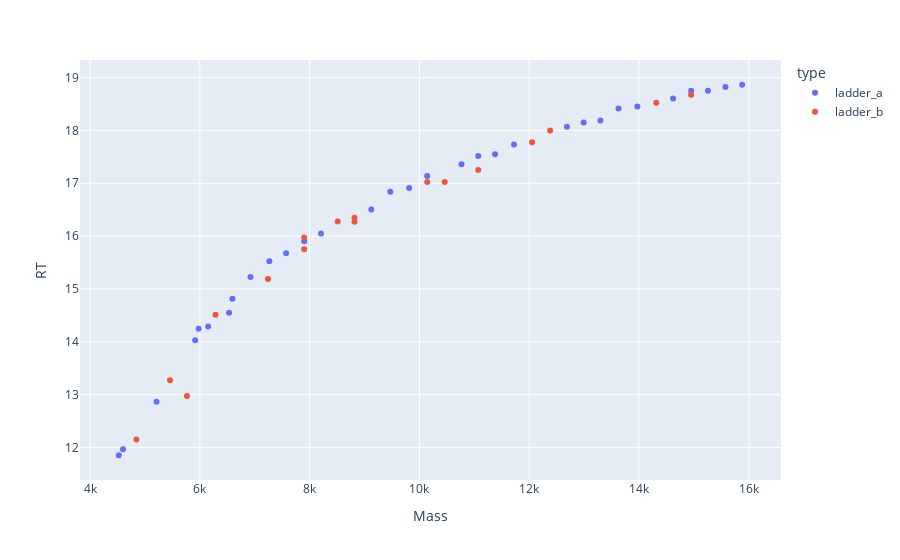

Notebook code cell kept with this figure:
### Code cell
plotly_zones(df_5p_skeleton, df_gap_dots_5p)

### Figure 1 — Plotly figure (JSON) as saved in the notebook; plotly's stock layout.template omitted (floating-point values rounded to 4 significant figures)
{"data": [{"hovertemplate": "type=ladder_a<br>Mass=%{x}<br>RT=%{y}<extra></extra>", "legendgroup": "ladder_a", "marker": {"color": "#636efa", "symbol": "circle"}, "mode": "markers", "name": "ladder_a", "orientation": "v", "showlegend": true, "type": "scatter", "x": [4523.0, 4600.0, 5210.0, 5914.0, 5977.0, 6151.0, 6533.0, 6593.0, 6922.0, 7266.0, 7571.0, 7901.0, 8206.0, 9123.0, 9468.0, 9813.0, 10140.0, 10770.0, 11070.0, 11380.0, 11720.0, 12690.0, 12990.0, 13300.0, 13630.0, 13970.0, 14620.0, 14950.0, 15260.0, 15580.0, 15880.0], "xaxis": "x", "y": [11.85, 11.97, 12.86, 14.03, 14.25, 14.29, 14.55, 14.82, 15.23, 15.53, 15.68, 15.9, 16.05, 16.5, 16.84, 16.91, 17.14, 17.36, 17.51, 17.55, 17.74, 18.07, 18.15, 18.19, 18.41, 18.46, 18.61, 18.75, 18.75, 18.82, 18.87], "yaxis": "y"}, {"hovertemplate": "type=ladder_b<br>Mass=%{x}<br>RT=%{y}<extra></extra>", "legendgroup": "ladder_b", "marker": {"color": "#EF553B", "symbol": "circle"}, "mode": "markers", "name": "ladder_b", "orientation": "v", "showlegend": true, "type": "scatter", "x": [5765.0, 4843.0, 5457.0, 6285.0, 7242.0, 7900.0, 7900.0, 8511.0, 8817.0, 8817.0, 10140.0, 10460.0, 11070.0, 12380.0, 12050.0, 14310.0, 14950.0], "xaxis": "x", "y": [12.98, 12.15, 13.27, 14.51, 15.19, 15.97, 15.75, 16.28, 16.35, 16.27, 17.02, 17.02, 17.25, 18.0, 17.78, 18.52, 18.67], "yaxis": "y"}], "layout": {"legend": {"title": {"text": "type"}, "tracegroupgap": 0}, "margin": {"t": 60}, "xaxis": {"anchor": "y", "domain": [0, 1], "title": {"text": "Mass"}}, "yaxis": {"anchor": "x", "domain": [0, 1], "title": {"text": "RT"}}}}
